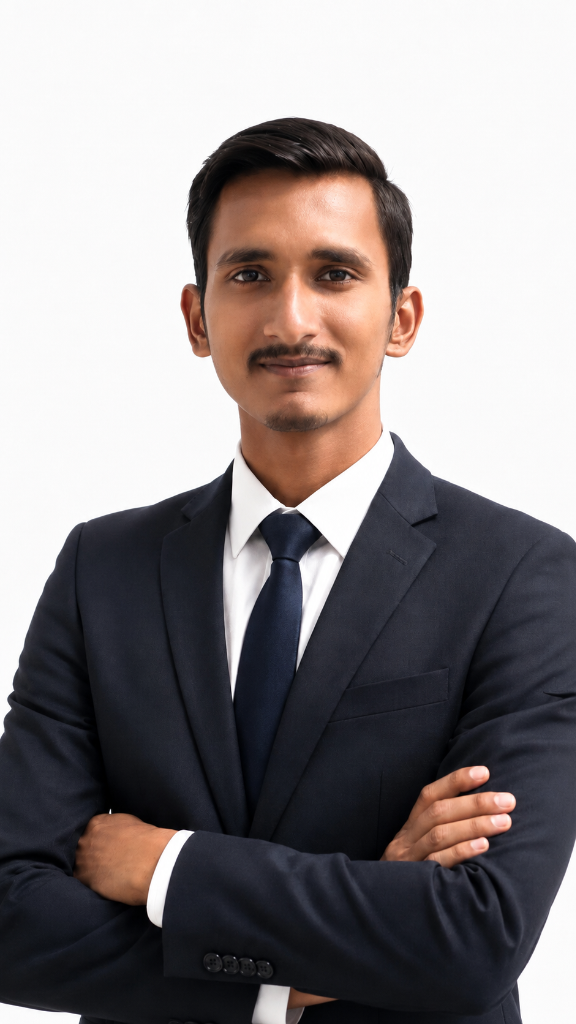
#> input picture avatar.jpg, 576 x 1024 px, found by its file name
$ python crop_avatar.py
#> lines starting #> are read from the running program, lines starting #| are printed output that depends on the picture
from PIL import Image, ImageOps

img_path = r"C:\Users\tanuj\OneDrive\Desktop\portfolio\avatar.jpg"
img = Image.open(img_path)
#> img is the input picture: PIL image 576x1024 RGBA; mean R, G, B, A 140.5, 134.6, 135.4, 255
width, height = img.size
#> width = 576; height = 1024

# We want a 1:1 square crop focusing on the head, tie, and shoulders
# Crop top from ~5% height to ~65% height
crop_top = int(height * 0.05)
#> crop_top = 51
crop_bottom = int(height * 0.65)
#> crop_bottom = 665
crop_height = crop_bottom - crop_top
#> crop_height = 614

# Center horizontally
crop_left = max(0, int((width - crop_height) / 2))
#> crop_left = 0
crop_right = min(width, crop_left + crop_height)
#> crop_right = 576

# Crop square
cropped_img = img.crop((crop_left, crop_top, crop_right, crop_bottom))
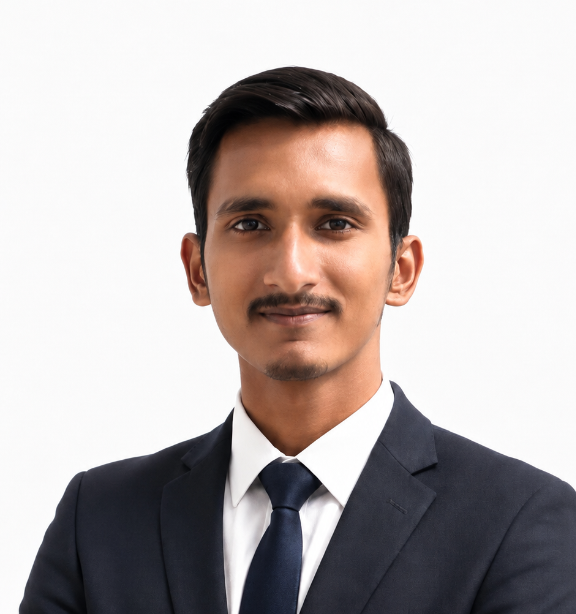
#> cropped_img: PIL image 576x614 RGBA; mean R, G, B, A 184.9, 176.7, 175.3, 255

# Resize to crisp 600x600 square
final_img = cropped_img.resize((600, 600), Image.Resampling.LANCZOS)
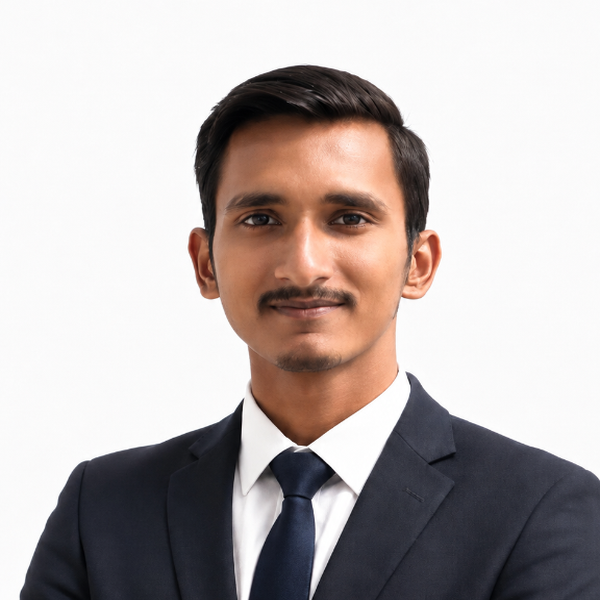
#> final_img: PIL image 600x600 RGBA; mean R, G, B, A 184.9, 176.7, 175.3, 255
final_img.save(img_path, quality=95)

print("Avatar cropped and square framed successfully!")
